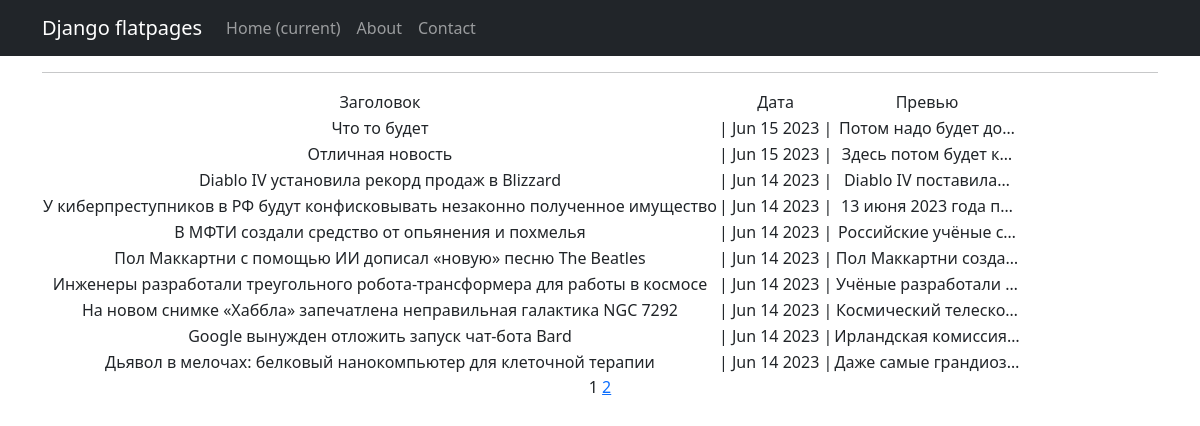
Page /news/ on the committed database.
### news/models.py (models this page shows, shortened)
class Post(models.Model):
    NEWS = 'NW'
    ARTICLE = 'AR'
    CATEGORY_CHOICES = [
        (NEWS, 'Новость'),
        (ARTICLE, 'Статья'),
    ]
    author = models.ForeignKey(Author, on_delete=models.CASCADE)
    categoryType = models.CharField(max_length=2, choices=CATEGORY_CHOICES, default=ARTICLE)
    dateCreation = models.DateTimeField(auto_now_add=True)
    postCategory = models.ManyToManyField(Category, through='PostCategory')
    title = models.CharField(max_length=128)
    text = models.TextField()
    rating = models.SmallIntegerField(default=0)

### news/views.py (the view)
# urls.py: path('', PostsList.as_view(), name='post_list'),
class PostsList(ListView):
    model = Post
    ordering = '-dateCreation'
    template_name = 'news.html'
    context_object_name = 'news'
    paginate_by = 10

### news/templatetags/custom_filters.py (called while the page is built)
@register.filter()
def censor(text):
    for bad in BAD_WORDS:
        if bad in text.lower():
            text = text.replace(bad, bad[0] + (len(bad) - 1) * '*')
    return text

### templates/news.html (shortened to what this page needs)
{% extends 'flatpages/default.html' %}
{% load custom_filters %}
{% block content %}
<hr>
<table>
    <tr>
        <td>Заголовок</td>
        <td> Дата</td>
        <td>Превью</td>
    </tr>
    <tr>
        {% for post in news %}
        <td>{{ post.title|censor }}</td>
        <td> | {{ post.dateCreation|date:'M d Y' }} |</td>
        <td>{{ post.text|truncatechars:20|censor }}</td>
    </tr>
    {% endfor %}
</table>
   {{ page_obj.number }}
   {% if page_obj.has_next %}
       <a href="?page={{ page_obj.next_page_number }}">{{ page_obj.next_page_number }}</a>
   {% endif %}
{% endblock content %}

### templates/flatpages/default.html (shortened to what this page needs)
<!DOCTYPE html>
<html lang="en">
<head>
    {% load static %}
    <link href="{% static 'css/styles.css' %}" rel="stylesheet"/>
</head>
<body>
<nav class="navbar navbar-expand-lg navbar-dark bg-dark static-top">
    <div class="container">
        <a class="navbar-brand" href="#">Django flatpages</a>
        <div class="collapse navbar-collapse" id="navbarResponsive">
            <ul class="navbar-nav ml-auto">
                <li class="nav-item active">
                    <a class="nav-link" href="#">Home
                        <span class="sr-only">(current)</span>
                    </a>
                </li>
                <li class="nav-item">
                    <a class="nav-link" href="/about/">About</a>
                </li>
                <li class="nav-item">
                    <a class="nav-link" href="/contacts/">Contact</a>
                </li>
            </ul>
        </div>
    </div>
</nav>
<div class="container">
    <div class="row">
        <div class="col-lg-12 text-center">
            {% block content %}{% endblock content %}
        </div>
    </div>
</div>
</body>
</html>

### rows in the picture
Post: title|censor "Что то будет", dateCreation "Jun 15 2023", text|censor "Потом надо будет до…"
Post: title|censor "Отличная новость", dateCreation "Jun 15 2023", text|censor "Здесь потом будет к…"
Post: title|censor "Diablo IV установила рекорд продаж в Blizzard", dateCreation "Jun 14 2023", text|censor "Diablo IV поставила…"
Post: title|censor "У киберпреступников в РФ будут конфисковывать незаконно полученное имущество", dateCreation "Jun 14 2023", text|censor "13 июня 2023 года п…"
Post: title|censor "В МФТИ создали средство от опьянения и похмелья", dateCreation "Jun 14 2023", text|censor "Российские учёные с…"
Post: title|censor "Пол Маккартни с помощью ИИ дописал «новую» песню The Beatles", dateCreation "Jun 14 2023", text|censor "Пол Маккартни созда…"
Post: title|censor "Инженеры разработали треугольного робота-трансформера для работы в космосе", dateCreation "Jun 14 2023", text|censor "Учёные разработали …"
Post: title|censor "На новом снимке «Хаббла» запечатлена неправильная галактика NGC 7292", dateCreation "Jun 14 2023", text|censor "Космический телеско…"
Post: title|censor "Google вынужден отложить запуск чат-бота Bard", dateCreation "Jun 14 2023", text|censor "Ирландская комиссия…"
Post: title|censor "Дьявол в мелочах: белковый нанокомпьютер для клеточной терапии", dateCreation "Jun 14 2023", text|censor "Даже самые грандиоз…"

### other values in the picture
{{ page_obj.number }} "1"
{{ page_obj.next_page_number }} "2"
